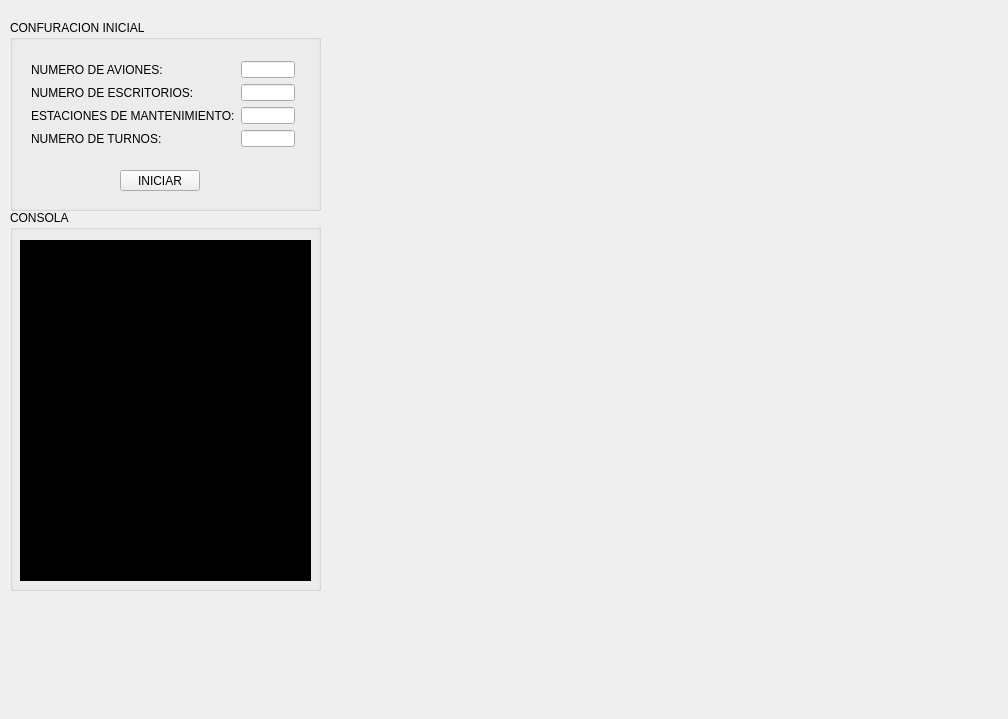
<?xml version="1.0" encoding="UTF-8"?>
<ui version="4.0">
 <class>principal</class>
 <widget class="QMainWindow" name="principal">
  <property name="geometry">
   <rect>
    <x>0</x>
    <y>0</y>
    <width>1008</width>
    <height>719</height>
   </rect>
  </property>
  <property name="windowTitle">
   <string>principal</string>
  </property>
  <widget class="QWidget" name="centralWidget">
   <widget class="QGroupBox" name="groupBox">
    <property name="geometry">
     <rect>
      <x>10</x>
      <y>20</y>
      <width>311</width>
      <height>191</height>
     </rect>
    </property>
    <property name="title">
     <string>CONFURACION INICIAL</string>
    </property>
    <widget class="QPushButton" name="pushButton">
     <property name="geometry">
      <rect>
       <x>110</x>
       <y>150</y>
       <width>80</width>
       <height>21</height>
      </rect>
     </property>
     <property name="text">
      <string>INICIAR</string>
     </property>
    </widget>
    <widget class="QWidget" name="">
     <property name="geometry">
      <rect>
       <x>10</x>
       <y>30</y>
       <width>286</width>
       <height>108</height>
      </rect>
     </property>
     <layout class="QFormLayout" name="formLayout">
      <item row="0" column="0">
       <widget class="QLabel" name="label">
        <property name="text">
         <string>NUMERO DE AVIONES:</string>
        </property>
       </widget>
      </item>
      <item row="0" column="1">
       <widget class="QLineEdit" name="txtavion"/>
      </item>
      <item row="1" column="0">
       <widget class="QLabel" name="label_2">
        <property name="text">
         <string>NUMERO DE ESCRITORIOS: </string>
        </property>
       </widget>
      </item>
      <item row="1" column="1">
       <widget class="QLineEdit" name="txtescritorio"/>
      </item>
      <item row="2" column="0">
       <widget class="QLabel" name="label_3">
        <property name="text">
         <string>ESTACIONES DE MANTENIMIENTO:</string>
        </property>
       </widget>
      </item>
      <item row="2" column="1">
       <widget class="QLineEdit" name="txtmantenimiento"/>
      </item>
      <item row="3" column="0">
       <widget class="QLabel" name="label_4">
        <property name="text">
         <string>NUMERO DE TURNOS: </string>
        </property>
       </widget>
      </item>
      <item row="3" column="1">
       <widget class="QLineEdit" name="txtturnos"/>
      </item>
     </layout>
    </widget>
   </widget>
   <widget class="QGroupBox" name="groupBox_2">
    <property name="geometry">
     <rect>
      <x>10</x>
      <y>210</y>
      <width>311</width>
      <height>381</height>
     </rect>
    </property>
    <property name="title">
     <string>CONSOLA</string>
    </property>
    <widget class="QTextEdit" name="consola">
     <property name="geometry">
      <rect>
       <x>10</x>
       <y>30</y>
       <width>291</width>
       <height>341</height>
      </rect>
     </property>
     <property name="styleSheet">
      <string notr="true">background-color: rgb(0, 0, 0);
font: 11pt &quot;Fixedsys&quot;;</string>
     </property>
     <property name="readOnly">
      <bool>true</bool>
     </property>
     <property name="html">
      <string>&lt;!DOCTYPE HTML PUBLIC &quot;-//W3C//DTD HTML 4.0//EN&quot; &quot;http://www.w3.org/TR/REC-html40/strict.dtd&quot;&gt;
&lt;html&gt;&lt;head&gt;&lt;meta name=&quot;qrichtext&quot; content=&quot;1&quot; /&gt;&lt;style type=&quot;text/css&quot;&gt;
p, li { white-space: pre-wrap; }
&lt;/style&gt;&lt;/head&gt;&lt;body style=&quot; font-family:'Fixedsys'; font-size:11pt; font-weight:400; font-style:normal;&quot;&gt;
&lt;p style=&quot;-qt-paragraph-type:empty; margin-top:0px; margin-bottom:0px; margin-left:0px; margin-right:0px; -qt-block-indent:0; text-indent:0px; font-family:'MS Shell Dlg 2'; font-size:8pt;&quot;&gt;&lt;br /&gt;&lt;/p&gt;&lt;/body&gt;&lt;/html&gt;</string>
     </property>
    </widget>
   </widget>
  </widget>
 </widget>
 <layoutdefault spacing="6" margin="11"/>
 <resources/>
 <connections/>
</ui>
